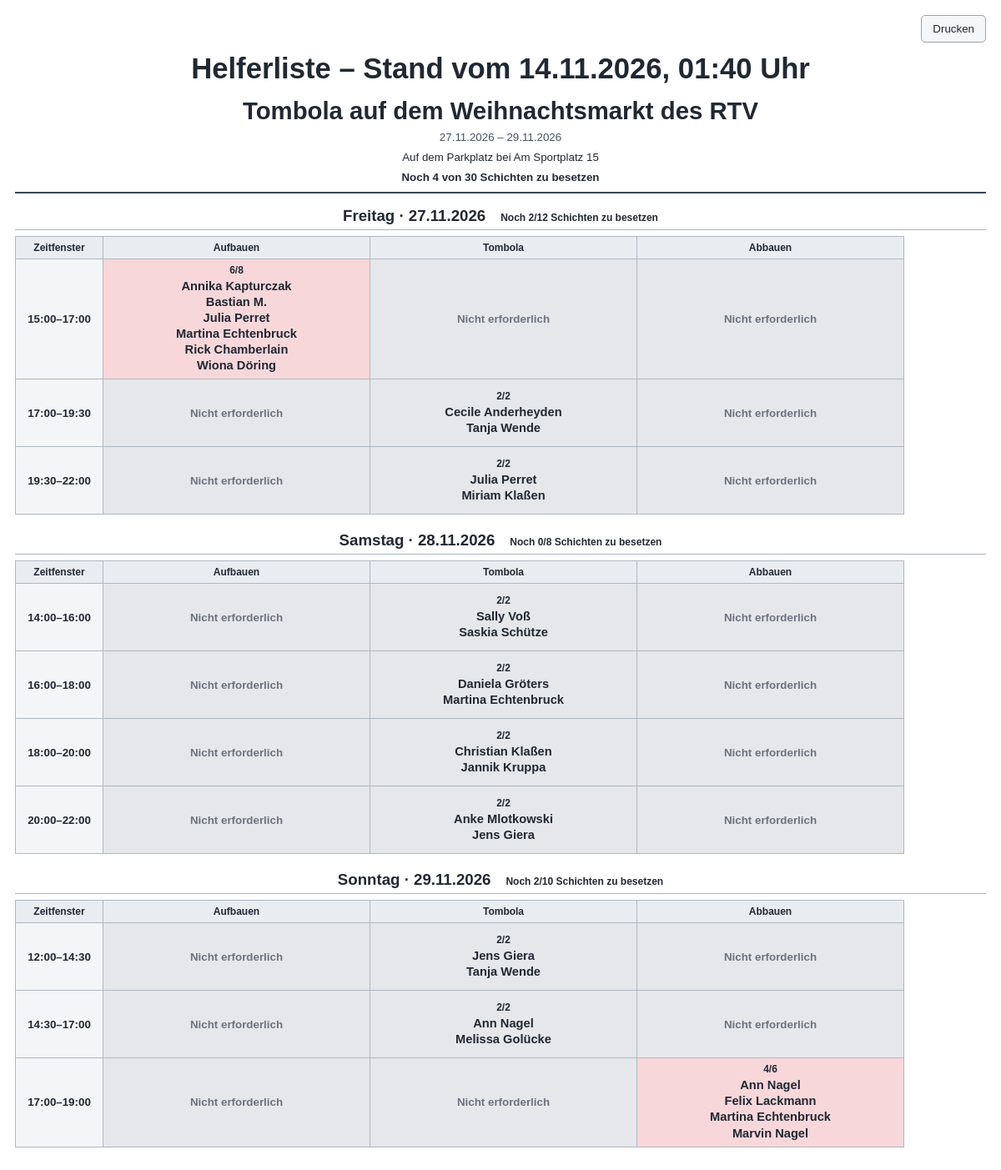
The app's page /helferdruck.php?aktion=1 (signed in) with its own data.
### tables this page shows
CREATE TABLE `helper_actions` (
  `id` bigint UNSIGNED NOT NULL,
  `title` varchar(180) NOT NULL,
  `description` text,
  `start_date` date NOT NULL,
  `end_date` date NOT NULL,
  `status` enum('draft','active','closed') NOT NULL DEFAULT 'draft',
  `default_slots` json DEFAULT NULL,
  `created_by` bigint UNSIGNED DEFAULT NULL,
  `created_at` timestamp NOT NULL DEFAULT CURRENT_TIMESTAMP,
  `updated_at` timestamp NOT NULL DEFAULT CURRENT_TIMESTAMP ON UPDATE CURRENT_TIMESTAMP
);

CREATE TABLE `helper_days` (
  `id` bigint UNSIGNED NOT NULL,
  `action_id` bigint UNSIGNED NOT NULL,
  `event_date` date NOT NULL,
  `slots_json` json NOT NULL,
  `custom_grid` tinyint(1) NOT NULL DEFAULT '0'
);

CREATE TABLE `helper_stations` (
  `id` bigint UNSIGNED NOT NULL,
  `action_id` bigint UNSIGNED NOT NULL,
  `name` varchar(150) NOT NULL,
  `description` varchar(500) DEFAULT NULL,
  `capacity` smallint UNSIGNED NOT NULL DEFAULT '1',
  `sort_order` int NOT NULL DEFAULT '0',
  `active` tinyint(1) NOT NULL DEFAULT '1'
);

### helferdruck.php (called while the page is built, shortened)
<?php
require __DIR__ . '/app/Modules/Helferverwaltung/Pages/print.php';

### app/Modules/Helferverwaltung/Pages/print.php (the view, shortened to what this page needs)
<?php
$db = (new Database())->getConnection();
$db->setAttribute(PDO::ATTR_ERRMODE, PDO::ERRMODE_EXCEPTION);
function hp($value): string { return htmlspecialchars((string)$value, ENT_QUOTES, 'UTF-8'); }
$actionId = (int)($_GET['aktion'] ?? 0);
$q = $db->prepare('SELECT * FROM helper_actions WHERE id = ?');
$q->execute([$actionId]);
$action = $q->fetch(PDO::FETCH_ASSOC);
$stations = [];
$days = [];
$openTotal = 0;
$requiredTotal = 0;
if ($action) {
    $q = $db->prepare('SELECT * FROM helper_stations WHERE action_id = ? ORDER BY sort_order, id');
    $q->execute([$actionId]);
    $stations = $q->fetchAll(PDO::FETCH_ASSOC);
    $q = $db->prepare('SELECT * FROM helper_days WHERE action_id = ? ORDER BY event_date');
    $q->execute([$actionId]);
    $days = $q->fetchAll(PDO::FETCH_ASSOC);
    $q = $db->prepare("SELECT a.day_id, a.station_id, a.slot_key, r.full_name FROM helper_assignments a JOIN helper_registrations r ON r.id = a.registration_id AND r.status = 'active' WHERE r.action_id = ? ORDER BY r.full_name");
    $q->execute([$actionId]);
    $filled = [];
    foreach ($q->fetchAll(PDO::FETCH_ASSOC) as $row) {
        $key = $row['day_id'] . '|' . $row['station_id'] . '|' . $row['slot_key'];
        if (!isset($filled[$key])) $filled[$key] = ['count' => 0, 'people' => []];
        $filled[$key]['count']++;
        $filled[$key]['people'][] = $row['full_name'];
    }
    $q = $db->prepare('SELECT day_id, station_id, active_slots_json FROM helper_day_stations WHERE station_id IN (SELECT id FROM helper_stations WHERE action_id = ?)');
    $q->execute([$actionId]);
    $active = [];
    foreach ($q->fetchAll(PDO::FETCH_ASSOC) as $row) {
        $active[$row['day_id'] . '|' . $row['station_id']] = json_decode((string)$row['active_slots_json'], true) ?: [];
    }
    foreach ($days as &$day) {
        $day['slots'] = json_decode((string)$day['slots_json'], true) ?: [];
        $day['matrix'] = [];
        $day['open'] = 0;
        $day['required'] = 0;
        foreach ($stations as $station) {
            $activeKeys = $active[$day['id'] . '|' . $station['id']] ?? [];
            foreach ($day['slots'] as $slot) {
                $slotKey = (string)($slot['key'] ?? '');
                $isActive = in_array($slotKey, $activeKeys, true);
                $cellKey = $day['id'] . '|' . $station['id'] . '|' . $slotKey;
                $count = $filled[$cellKey]['count'] ?? 0;
                $capacity = (int)$station['capacity'];
                $shownCount = min($capacity, $count);
                if ($isActive) {
                    $requiredTotal += $capacity;
                    $openTotal += max(0, $capacity - $shownCount);
                    $day['required'] += $capacity;
                    $day['open'] += max(0, $capacity - $shownCount);
                }
                $day['matrix'][$station['id']][$slotKey] = [
                    'active' => $isActive,
                    'filled' => $shownCount,
                    'actual' => $count,
                    'capacity' => $capacity,
                    'people' => $filled[$cellKey]['people'] ?? [],
                    'state' => !$isActive ? 'inactive' : ($shownCount === 0 ? 'empty' : ($shownCount < $capacity ? 'partial' : 'full')),
                ];
            }
        }
    }
}
$weekday = [
    'Monday' => 'Montag', 'Tuesday' => 'Dienstag', 'Wednesday' => 'Mittwoch',
    'Thursday' => 'Donnerstag', 'Friday' => 'Freitag', 'Saturday' => 'Samstag', 'Sunday' => 'Sonntag'
];
?><!doctype html>
<html lang="de">
<head>
</head>
<body>
<div class="page">
    <div class="print-toolbar"><button class="print-button" type="button" onclick="window.print()">Drucken</button></div>
    <?php if (!$action): ?>
        <div class="no-data">Die angegebene Helferaktion wurde nicht gefunden.</div>
    <?php else: ?>
        <div class="print-title">Helferliste – Stand vom <?= date('d.m.Y, H:i') ?> Uhr</div>
        <header class="action-header">
            <h1><?= hp($action['title']) ?></h1>
            <div class="action-meta"><span><?= date('d.m.Y', strtotime($action['start_date'])) ?> – <?= date('d.m.Y', strtotime($action['end_date'])) ?></span></div>
            <?php if (!empty($action['description'])): ?><p class="action-description"><?= nl2br(hp($action['description'])) ?></p><?php endif; ?>
            <div class="summary">Noch <?= $openTotal ?> von <?= $requiredTotal ?> Schichten zu besetzen</div>
        </header>
        <?php if (!$days): ?>
            <div class="no-data">Für diese Aktion sind keine Veranstaltungstage angelegt.</div>
        <?php else: ?>
            <?php foreach ($days as $day): ?>
                <section class="day-section">
                    <div class="day-heading">
                        <h2><?= hp($weekday[date('l', strtotime($day['event_date']))] ?? '') ?> · <?= date('d.m.Y', strtotime($day['event_date'])) ?></h2>
                        <span class="day-open">Noch <?= (int)$day['open'] ?>/<?= (int)$day['required'] ?> Schichten zu besetzen</span>
                    </div>
                    <?php if (!$stations): ?>
                        <div class="no-data">Für diese Aktion sind noch keine Stationen angelegt.</div>
                    <?php else: ?>
                        <div class="matrix-wrap">
                            <table>
                                <colgroup><col style="width:105px"><?php foreach ($stations as $station): ?><col style="width:320px"><?php endforeach; ?></colgroup>
                                <thead><tr><th>Zeitfenster</th><?php foreach ($stations as $station): ?><th><?= hp($station['name']) ?></th><?php endforeach; ?></tr></thead>
                                <tbody>
                                <?php foreach ($day['slots'] as $slot): ?>
                                    <tr>
                                        <th><?= hp($slot['label'] ?? $slot['key'] ?? '') ?></th>
                                        <?php foreach ($stations as $station):
                                            $cell = $day['matrix'][$station['id']][$slot['key']] ?? ['active'=>false,'state'=>'inactive','filled'=>0,'capacity'=>(int)$station['capacity'],'people'=>[]];
                                        ?>
                                            <td class="<?= hp($cell['state']) ?>">
                                                <?php if (!$cell['active']): ?>
                                                    <div class="cell inactive">Nicht erforderlich</div>
                                                <?php else: ?>
                                                    <div class="cell <?= hp($cell['state']) ?>">
                                                        <div class="cell-count"><?= (int)$cell['filled'] ?>/<?= (int)$cell['capacity'] ?></div>
                                                        <div class="cell-people"><?php foreach ($cell['people'] as $person): ?><span><?= hp($person) ?></span><?php endforeach; ?></div>
                                                    </div>
                                                <?php endif; ?>
                                            </td>
                                        <?php endforeach; ?>
                                    </tr>
                                <?php endforeach; ?>
                                </tbody>
                            </table>
                        </div>
                    <?php endif; ?>
                </section>
            <?php endforeach; ?>
        <?php endif; ?>
    <?php endif; ?>
</div>
</body>
</html>

### app/Modules/Helferverwaltung/Pages/print.php (style rules this page uses)
* { box-sizing: border-box; }
body { margin: 0; color: #202833; background: #fff; font-family: Arial, Helvetica, sans-serif; font-size: 10pt; text-align: center; }
.print-toolbar { display: flex; justify-content: flex-end; margin: 0 0 12px; }
.print-button { border: 1px solid #9aa4b2; background: #f4f6f8; color: #202833; border-radius: 5px; padding: 8px 13px; font-size: 10pt; cursor: pointer; }
.action-header { border-bottom: 2px solid #35465a; padding: 0 0 10px; margin: 0 0 16px; }
.print-title { font-size: 26pt; font-weight: 800; margin: 0 0 14px; text-align: center; }
h1 { font-size: 22pt; margin: 0 0 7px; }
.action-meta { display: flex; flex-wrap: wrap; justify-content: center; gap: 8px 24px; color: #465364; font-size: 10pt; }
.action-description { margin: 8px 0 0; white-space: normal; line-height: 1.35; }
.summary { margin-top: 7px; font-weight: bold; }
.day-section { margin: 0 0 20px; break-inside: avoid-page; page-break-inside: avoid; }
.day-heading { display: flex; align-items: baseline; justify-content: center; flex-wrap: wrap; gap: 8px 18px; border-bottom: 1px solid #aab3bd; padding: 0 0 5px; margin: 0 0 7px; text-align: center; }
h2 { font-size: 14pt; margin: 0; }
.day-open { font-size: 9pt; font-weight: bold; white-space: nowrap; }
.matrix-wrap { width: 100%; overflow-x: auto; }
table { width: max-content; border-collapse: collapse; table-layout: fixed; }
th, td { border: 1px solid #aeb7c2; padding: 0; vertical-align: middle; }
thead th { background: #e9edf2; font-size: 9pt; text-align: center; font-weight: bold; }
thead th:first-child { text-align: center; width: 105px; min-width: 105px; max-width: 105px; padding: 6px 7px; }
tbody th { background: #f3f5f7; text-align: center; white-space: normal; width: 105px; min-width: 105px; max-width: 105px; padding: 6px 7px; font-weight: bold; overflow-wrap: anywhere; }
tbody tr { height: 80px; }
tbody td { height: 80px; text-align: center; }
tbody td.full, tbody td.inactive { background: #e5e7eb; }
tbody td.partial, tbody td.empty { background: #f8d7da; }
.cell { min-height: 80px; height: 100%; border-radius: 0; padding: 6px; text-align: center; display: flex; flex-direction: column; align-items: center; justify-content: center; overflow-wrap: anywhere; }
.cell-count { font-size: 9pt; font-weight: bold; white-space: nowrap; margin-bottom: 3px; }
.cell-people { font-size: 11pt; line-height: 1.3; font-weight: 600; overflow-wrap: anywhere; }
.cell-people span { display: block; }
.cell.full, .cell.partial, .cell.empty { background: transparent; }
.cell.inactive { background: transparent; color: #6b7280; text-align: center; font-weight: bold; padding: 6px; justify-content: center; }
@media screen { body { padding: 18px; } }
@media screen { .page { max-width: 1500px; margin: 0 auto; } }

### records on screen
helper_actions: title "Tombola auf dem Weihnachtsmarkt des RTV", start_date "27.11.2026", end_date "29.11.2026", description "Auf dem Parkplatz bei Am Sportplatz 15"
helper_days: event_date "Freitag", event_date "27.11.2026", open "2", required "12", key "15:00–17:00", key "17:00–19:30", key "19:30–22:00"
helper_stations: name "Aufbauen", filled "6", id "8", id "Annika Kapturczak", id "Bastian M.", id "Julia Perret", id "Martina Echtenbruck", id "Rick Chamberlain", id "Wiona Döring", shows "Nicht erforderlich"
helper_stations: name "Tombola", shows "Nicht erforderlich", id "2", id "Cecile Anderheyden", id "Tanja Wende", id "Julia Perret", id "Miriam Klaßen", id "Sally Voß", id "Saskia Schütze", id "Daniela Gröters", id "Martina Echtenbruck", id "Christian Klaßen", id "Jannik Kruppa", id "Anke Mlotkowski", id "Jens Giera", id "Ann Nagel", id "Melissa Golücke"
helper_stations: name "Abbauen", shows "Nicht erforderlich", id "4", id "6", id "Ann Nagel", id "Felix Lackmann", id "Martina Echtenbruck", id "Marvin Nagel"
helper_days: event_date "Samstag", event_date "28.11.2026", custom_grid "0", required "8", key "14:00–16:00", key "16:00–18:00", key "18:00–20:00", key "20:00–22:00"
helper_days: event_date "Sonntag", event_date "29.11.2026", open "2", required "10", key "12:00–14:30", key "14:30–17:00", key "17:00–19:00"

### other values on screen
$openTotal "4"
$requiredTotal "30"
